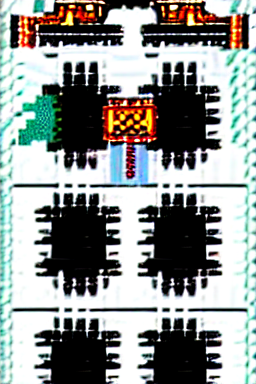
#> input picture assets/generated/characters/class_advanced/char_illust_ether_knight_adv1_front.png, 256 x 384 px; its folder holds only this picture in this run
$ python p21_atlas_packer.py
#> lines starting #> are read from the running program, lines starting #| are printed output that depends on the picture
#!/usr/bin/env python3
"""
P21 아틀라스 패커.

Aseprite로 생성한 개별 runtime PNG를 atlas 파생물로 다시 묶는다.
프로젝트 상대 경로를 기본값으로 사용하며, atlas에 들어가지 못한 이미지는
조용히 누락하지 않고 오류로 처리한다.
"""

import argparse
import json
import os
import shutil
from pathlib import Path

from PIL import Image


BASE = Path(__file__).resolve().parents[1]
GEN = BASE / "assets/generated"
ATLAS_DIR = GEN / "atlas"
PUBLIC_ATLAS_DIR = BASE / "client/public/assets/atlas"
NEAREST = Image.Resampling.NEAREST if hasattr(Image, "Resampling") else Image.NEAREST


def configure_paths(args):
    global BASE, GEN, ATLAS_DIR, PUBLIC_ATLAS_DIR

    BASE = Path(args.project_root).resolve()
    GEN = Path(args.generated_root).resolve() if args.generated_root else BASE / "assets/generated"
    ATLAS_DIR = Path(args.atlas_dir).resolve() if args.atlas_dir else GEN / "atlas"
    PUBLIC_ATLAS_DIR = (
        Path(args.public_atlas_dir).resolve()
        if args.public_atlas_dir
        else BASE / "client/public/assets/atlas"
    )

    ATLAS_DIR.mkdir(parents=True, exist_ok=True)
    if args.publish_public:
        PUBLIC_ATLAS_DIR.mkdir(parents=True, exist_ok=True)


def next_power_of_two(value, max_value):
    size = 1
    while size < value:
        size *= 2
    return min(size, max_value)


def read_image(path):
    with Image.open(path) as image:
#> image is the input picture: PIL image 256x384 RGB; mean R, G, B 142.4, 146.5, 144
        return image.convert("RGBA")


def pack_images(image_paths, max_w, max_h, padding=2, atlas_name="atlas"):
    """행 기반 deterministic packer. 모든 이미지가 들어가지 않으면 실패한다."""
    images = []
    for raw_path in sorted(image_paths):
        path = Path(raw_path)
        if not path.exists():
            continue
        images.append((path, read_image(path)))

    if not images:
        return None, []

    meta = []
#> meta = []
    positions = []
    omitted = []
    x = 0
    y = 0
    row_height = 0

    for path, image in images:
        w, h = image.size
        if w > max_w or h > max_h:
            omitted.append(f"{path.name} ({w}x{h})")
            continue

        if x > 0 and x + w > max_w:
            x = 0
            y += row_height + padding
            row_height = 0

        if y + h > max_h:
            omitted.append(f"{path.name} ({w}x{h})")
            continue

        positions.append((x, y, w, h, path, image))
        row_height = max(row_height, h)
        x += w + padding

    if omitted:
        preview = ", ".join(omitted[:8])
        suffix = "" if len(omitted) <= 8 else f", ... +{len(omitted) - 8}"
        raise RuntimeError(
            f"{atlas_name}: {len(omitted)} image(s) did not fit inside "
            f"{max_w}x{max_h}: {preview}{suffix}"
        )

    if not positions:
        return None, []

    actual_w = max(px + pw for px, _, pw, _, _, _ in positions)
    actual_h = max(py + ph for _, py, _, ph, _, _ in positions)
    atlas_w = next_power_of_two(actual_w, max_w)
    atlas_h = next_power_of_two(actual_h, max_h)

    atlas = Image.new("RGBA", (atlas_w, atlas_h), (0, 0, 0, 0))
#> atlas: PIL image 512x512 RGBA; every value is 0
    for px, py, pw, ph, path, image in positions:
        atlas.paste(image, (px, py))
        meta.append({
            "file": os.path.basename(path),
            "x": px,
            "y": py,
            "w": pw,
            "h": ph,
        })
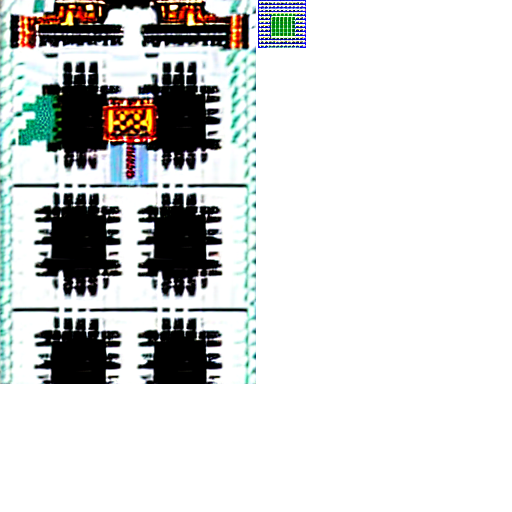
#> atlas: PIL image 512x512 RGBA; mean R, G, B, A 54.4, 56.2, 55.4, 97.9; transparent parts drawn white

    return atlas, meta


def write_atlas(name, atlas, meta, publish_public):
    atlas_path = ATLAS_DIR / f"{name}.png"
    meta_path = ATLAS_DIR / f"{name}.json"

    atlas.save(str(atlas_path), optimize=True)
    with open(meta_path, "w", encoding="utf-8") as file:
        json.dump({
            "atlas": name,
            "size": {"w": atlas.size[0], "h": atlas.size[1]},
            "sprites": meta,
            "count": len(meta),
        }, file, indent=2)
        file.write("\n")

    if publish_public:
        shutil.copy2(atlas_path, PUBLIC_ATLAS_DIR / atlas_path.name)
        shutil.copy2(meta_path, PUBLIC_ATLAS_DIR / meta_path.name)


# [4 lines left out: function resize_image, not called in this run]


def load_runtime_image(relative_path, target_size=None):
    image = read_image(GEN / relative_path)
    return resize_image(image, target_size) if target_size else image


def load_strip_frame(relative_path, frame_index, frame_w, frame_h, target_size=None):
    source_path = GEN / relative_path
    image = read_image(source_path)
    left = frame_index * frame_w
    right = left + frame_w
    if right > image.size[0] or frame_h > image.size[1]:
        raise RuntimeError(
            f"{source_path}: frame {frame_index} ({frame_w}x{frame_h}) "
            f"is outside source image {image.size[0]}x{image.size[1]}"
        )
    frame = image.crop((left, 0, right, frame_h))
    return resize_image(frame, target_size) if target_size else frame


# [78 lines left out: functions pack_named_images, write_texture_packer_alias, not called in this run]


def publish_core_aliases(publish_public):
    if not publish_public:
        return

    print("\n--- Phaser core atlas aliases ---")
    write_texture_packer_alias("characters", [
        ("erien_idle_01", load_strip_frame("characters/sprites/char_ether_knight_base.png", 0, 64, 64, (48, 64))),
        ("erien_walk_01", load_strip_frame("characters/sprites/char_ether_knight_base.png", 4, 64, 64, (48, 64))),
        ("erien_walk_02", load_strip_frame("characters/sprites/char_ether_knight_base.png", 5, 64, 64, (48, 64))),
        ("erien_attack_01", load_strip_frame("characters/sprites/char_ether_knight_base.png", 10, 64, 64, (64, 64))),
        ("seraphine_idle_01", load_runtime_image("characters/npc_sprites/05_seraphine_sprite.png", (48, 64))),
    ])
    write_texture_packer_alias("effects", [
        ("hit_slash_01", load_strip_frame("vfx/sprites/vfx_hit_slash.png", 0, 64, 64)),
        ("hit_slash_02", load_strip_frame("vfx/sprites/vfx_hit_slash.png", 1, 64, 64)),
        ("hit_blunt_01", load_strip_frame("vfx/common/VFX-CMN-001.png", 0, 64, 64)),
        ("hit_magic_01", load_strip_frame("vfx/common/VFX-CMN-002.png", 0, 64, 64)),
        ("particle_glow", load_strip_frame("vfx/common/VFX-CMN-003.png", 0, 64, 64, (32, 32))),
        ("particle_spark", load_strip_frame("vfx/common/VFX-CMN-004.png", 0, 64, 64, (16, 16))),
        ("buff_shield", load_runtime_image("ui/icons/status/status_shield.png")),
        ("buff_attack_up", load_runtime_image("ui/icons/status/status_attack_up.png")),
        ("debuff_poison", load_runtime_image("ui/icons/status/status_poison.png")),
        ("debuff_slow", load_runtime_image("ui/icons/status/status_slow.png")),
    ])
    write_texture_packer_alias("ui", [
        ("btn_normal", load_runtime_image("ui/frames/UI-BTN-001-DEF.png", (120, 40))),
        ("btn_hover", load_runtime_image("ui/frames/UI-BTN-002-DEF.png", (120, 40))),
        ("btn_pressed", load_runtime_image("ui/frames/UI-BTN-003-DEF.png", (120, 40))),
        ("icon_hp", load_runtime_image("ui/icons/status/status_shield.png", (24, 24))),
        ("icon_mp", load_runtime_image("ui/icons/status/status_haste.png", (24, 24))),
        ("slot_frame", load_runtime_image("ui/frames/UI-HUD-001-DEF.png", (48, 48))),
        ("panel_bg", load_runtime_image("ui/frames/UI-HUD-002-DEF.png", (256, 128))),
    ])


def build_atlas(name, image_dir, pattern="*.png", max_w=2048, max_h=2048, padding=2, subdirs=None, publish_public=True):
    if subdirs:
        paths = []
        for subdir in subdirs:
            directory = GEN / subdir
            if directory.exists():
                paths.extend(directory.glob(pattern))
    else:
        directory = GEN / image_dir
        paths = list(directory.glob(pattern)) if directory.exists() else []

    if not paths:
        print(f"  [SKIP] {name}: no images found")
        return 0

    atlas, meta = pack_images([str(path) for path in paths], max_w, max_h, padding, name)
    if atlas is None:
        print(f"  [SKIP] {name}: packing failed")
        return 0

    write_atlas(name, atlas, meta, publish_public)
    print(f"  [OK] {name}: {len(meta)} sprites -> {atlas.size[0]}x{atlas.size[1]}")
    return 1


def build_path_atlas(name, paths, max_w, max_h, padding, publish_public):
    if not paths:
        print(f"  [SKIP] {name}: no images found")
        return 0

    atlas, meta = pack_images([str(path) for path in paths], max_w, max_h, padding, name)
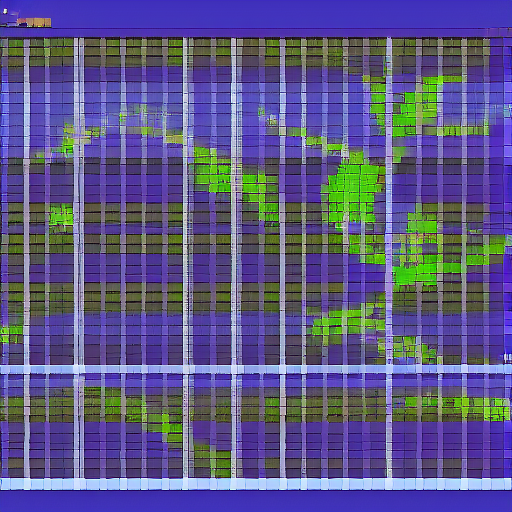
#> input picture assets/generated/ui/frames/UI-HUD-001-DEF.png, 512 x 512 px
#> in read_image, image is the input picture: PIL image 512x512 RGB; mean R, G, B 92.2, 89.2, 134.1
#> the loop in pack_images (call 2), `for path, image in images:` made 1 pass
#> (w, h, row_height, x) on pass 1: (512, 512, 512, 514)
#> the loop in pack_images (call 2), `for px, py, pw, ph, path, image in positions:` made 1 pass
#> (px, py, pw, ph) on pass 1: (0, 0, 512, 512)
    if atlas is None:
        print(f"  [SKIP] {name}: packing failed")
        return 0

    write_atlas(name, atlas, meta, publish_public)
    print(f"  [OK] {name}: {len(meta)} sprites -> {atlas.size[0]}x{atlas.size[1]}")
    return 1


def parse_args():
    default_root = Path(os.environ.get("AETERNA_PROJECT_ROOT", Path(__file__).resolve().parents[1]))
    parser = argparse.ArgumentParser(description="Pack generated runtime PNG files into derived atlas PNG/JSON files.")
    parser.add_argument("--project-root", default=str(default_root), help="Project root. Defaults to this repository root.")
    parser.add_argument("--generated-root", default=None, help="Generated asset root. Defaults to <project-root>/assets/generated.")
    parser.add_argument("--atlas-dir", default=None, help="Atlas output directory. Defaults to <generated-root>/atlas.")
    parser.add_argument("--public-atlas-dir", default=None, help="Runtime atlas publish directory. Defaults to client/public/assets/atlas.")
    parser.add_argument(
        "--no-publish-public",
        dest="publish_public",
        action="store_false",
        help="Only write assets/generated/atlas and do not copy atlas_* files to client/public/assets/atlas.",
    )
    parser.set_defaults(publish_public=True)
    return parser.parse_args()


def main():
    args = parse_args()
    configure_paths(args)

    print("=" * 60)
    print("P21 atlas packing start")
    print("=" * 60)
    print(f"Project root: {BASE}")
    print(f"Generated root: {GEN}")
    print(f"Atlas output: {ATLAS_DIR}")
    if args.publish_public:
        print(f"Runtime publish: {PUBLIC_ATLAS_DIR}")

    count = 0
    classes = [
        "ether_knight",
        "memory_weaver",
        "shadow_weaver",
        "memory_breaker",
        "time_guardian",
        "void_wanderer",
    ]

    print("\n--- Character atlases ---")
    for class_id in classes:
        paths = list((GEN / "characters/sprites").glob(f"char_sprite_{class_id}_*.png"))
        paths.extend((GEN / "characters/class_main").glob(f"*{class_id}*"))
        paths.extend((GEN / "characters/class_advanced").glob(f"*{class_id}*"))
        count += build_path_atlas(f"atlas_char_{class_id}", paths, 2048, 2048, 2, args.publish_public)

    print("\n--- Monster atlases ---")
    regions_monster = {
        "sylvanheim": {"slugs": ["sylvanheim", "silvanhime"], "boss_codes": ["SYL"]},
        "erebos": {"slugs": ["erebos"], "boss_codes": ["ERB"]},
        "northland": {"slugs": ["northland"], "boss_codes": ["NOR"]},
        "britalia": {"slugs": ["britalia"], "boss_codes": ["BRT"]},
        "fog_sea": {"slugs": ["fog_sea"], "boss_codes": ["FOG"]},
        "argentium": {"slugs": ["argentium"], "boss_codes": ["ARG"]},
        "solaris": {"slugs": ["solaris"], "boss_codes": ["SOL"]},
        "abyss": {"slugs": ["abyss"], "boss_codes": ["ABY"]},
        "temporal_rift": {"slugs": ["temporal_rift"], "boss_codes": ["TEM", "TMP"]},
    }

    # [10 lines left out: function monster_matches_region, not called in this run]

    for region, region_config in regions_monster.items():
        paths = []
        for path in (GEN / "monsters/normal").glob("*.png"):
            if monster_matches_region(path, region_config):
                paths.append(path)
        for path in (GEN / "monsters/elite_boss").glob("*.png"):
            if monster_matches_region(path, region_config):
                paths.append(path)
        count += build_path_atlas(f"atlas_monster_{region}", paths, 4096, 4096, 2, args.publish_public)

    print("\n--- Environment tile atlases ---")
    tile_prefixes = {
        "sylvanheim": "SYL",
        "erebos": "ERB",
        "northland": "NTH",
        "britalia": "BRT",
        "fog_sea": "FOG",
        "argentium": "ARG",
        "solaris": "SOL",
        "abyss": "ABY",
        "temporal_rift": "TMP",
    }
    for region, prefix in tile_prefixes.items():
        count += build_atlas(f"atlas_tile_{region}", "environment/tiles", f"{prefix}*.png", 4096, 2048, 0, publish_public=args.publish_public)

    print("\n--- Environment background atlases ---")
    bg_prefixes = {
        "sylvanheim": "SYL",
        "erebos": "ERB",
        "northland": "NOR",
        "britalia": "BRI",
        "fog_sea": "FOG",
        "argentium": "ARG",
        "solaris": "SOL",
        "abyss": "ABY",
        "temporal_rift": "TEM",
        "oblivion": "OBL",
    }
    for region, prefix in bg_prefixes.items():
        paths = [path for path in (GEN / "environment/backgrounds").glob("*.png") if path.stem.startswith(prefix)]
        count += build_path_atlas(f"atlas_bg_{region}", paths, 4096, 4096, 0, args.publish_public)

    print("\n--- UI icon atlases ---")
    for subdir in ["items", "skills", "status"]:
        count += build_atlas(f"atlas_icon_{subdir}", f"ui/icons/{subdir}", "*.png", 4096, 2048, 1, publish_public=args.publish_public)

    print("\n--- UI frame atlases ---")
    frame_dir = GEN / "ui/frames"
    themes = {"DEF": "default", "DAR": "dark", "SEA": "seasonal"}
    for prefix, theme in themes.items():
        paths = [path for path in frame_dir.glob("*.png") if prefix in path.stem]
        count += build_path_atlas(f"atlas_ui_frame_{theme}", paths, 8192, 4096, 2, args.publish_public)

    print("\n--- VFX common atlas ---")
    count += build_atlas("atlas_vfx_common", "vfx/common", "*.png", 4096, 2048, 2, publish_public=args.publish_public)

    print("\n--- VFX skill atlases ---")
    for class_id in classes:
        count += build_atlas(f"atlas_vfx_{class_id}", f"vfx/skills/{class_id}", "*.png", 4096, 2048, 2, publish_public=args.publish_public)

    print("\n--- Cosmetic atlases ---")
    for season in [1, 2, 3]:
        count += build_atlas(f"atlas_cosmetic_s{season}", f"cosmetics/season{season}", "*.png", 8192, 4096, 2, publish_public=args.publish_public)

    publish_core_aliases(args.publish_public)

    print(f"\n{'=' * 60}")
    print(f"Atlas packing complete: {count} atlas files")

    atlas_files = list(ATLAS_DIR.glob("atlas_*.png"))
    json_files = list(ATLAS_DIR.glob("atlas_*.json"))
    total_size = sum(path.stat().st_size for path in atlas_files)
    print(f"Atlas PNG: {len(atlas_files)}")
    print(f"Atlas JSON: {len(json_files)}")
    print(f"Total size: {total_size / 1024 / 1024:.1f}MB")
    print("=" * 60)


if __name__ == "__main__":
#> (the run stopped early here; a loop or call above may not have finished)
